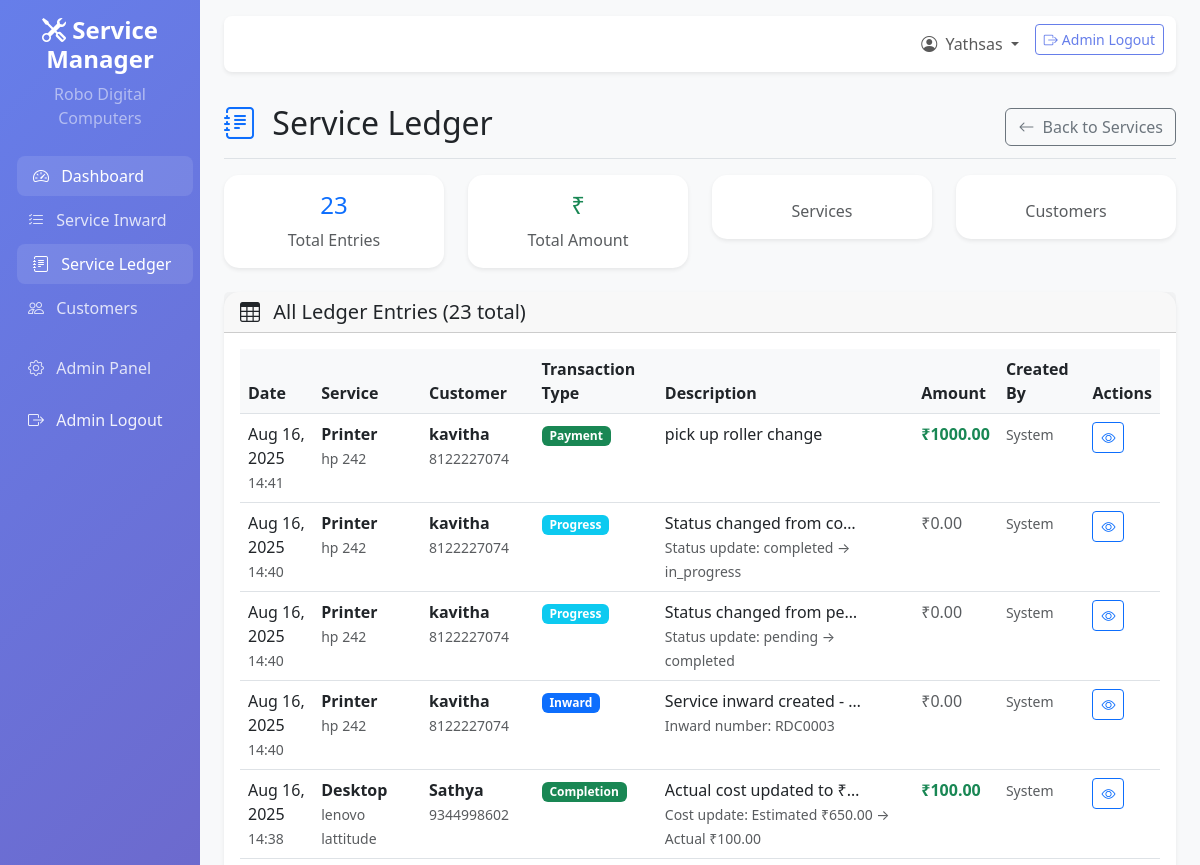
The app's page /services/ledger/ (signed in, upper part), older data.
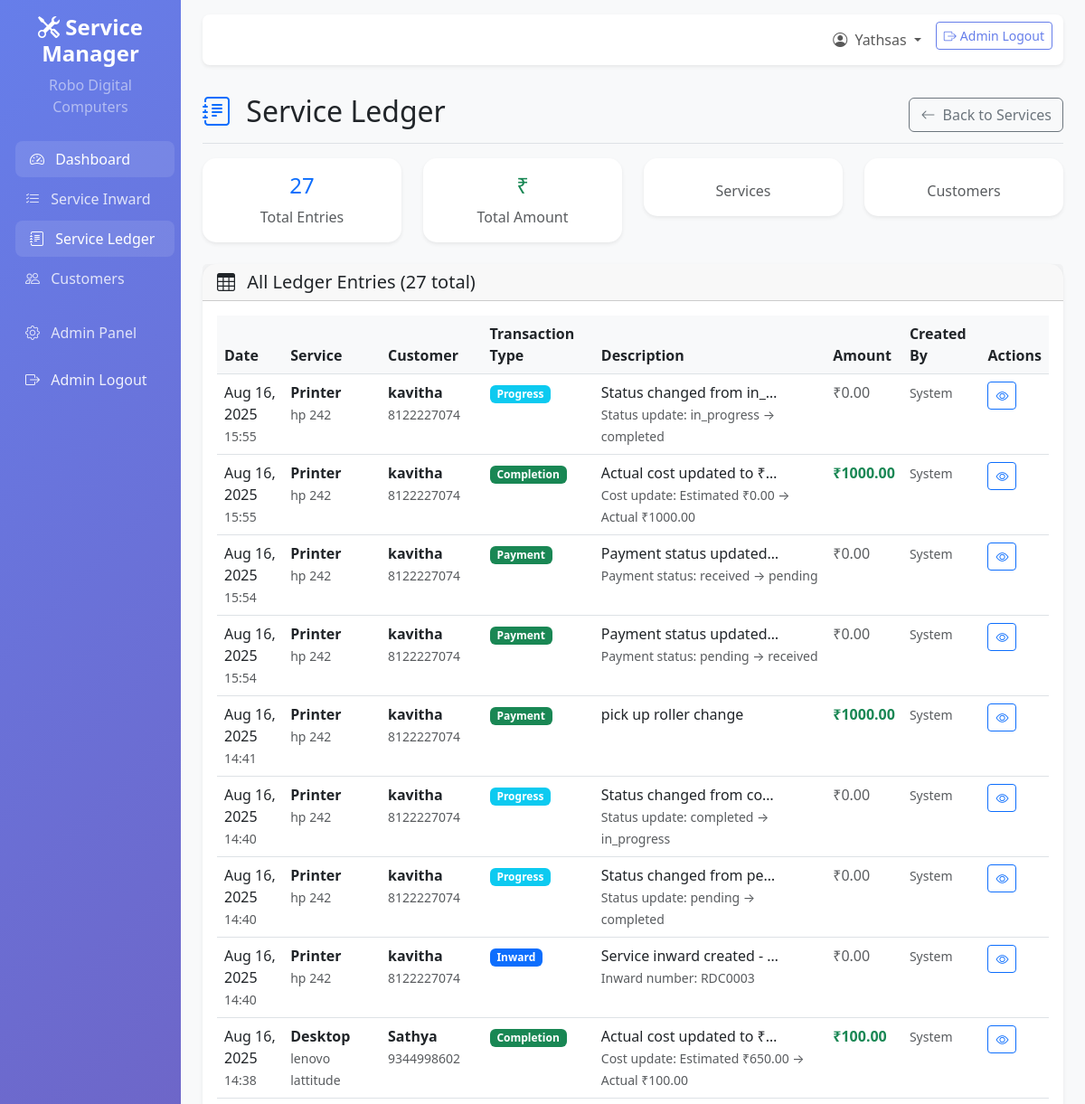
The same page, newer data.
### services/models.py (models this page shows, shortened)
class ServiceLedger(models.Model):
    TRANSACTION_TYPES = [
        ('inward', 'Service Inward'),
        ('progress', 'Work Progress'),
        ('completion', 'Service Completion'),
        ('delivery', 'Service Delivery'),
        ('payment', 'Payment'),
    ]
    service_item = models.ForeignKey(ServiceItem, on_delete=models.CASCADE, related_name='ledger_entries')
    transaction_type = models.CharField(max_length=20, choices=TRANSACTION_TYPES)
    description = models.TextField()
    amount = models.DecimalField(max_digits=10, decimal_places=2, default=0.00)
    date = models.DateTimeField(auto_now_add=True)
    notes = models.TextField(blank=True, null=True)
    created_by = models.CharField(max_length=100, default='System')
    class Meta:
        ordering = ['-date']

class ServiceItem(models.Model):
    DEVICE_TYPES = [
        ('laptop', 'Laptop'),
        ('desktop', 'Desktop'),
        ('printer', 'Printer'),
    ]
    STATUS_CHOICES = [
        ('pending', 'Pending'),
        ('in_progress', 'In Progress'),
        ('completed', 'Completed'),
        ('delivered', 'Delivered'),
        ('cancelled', 'Cancelled'),
    ]
    PAYMENT_STATUS_CHOICES = [
        ('pending', 'Payment Pending'),
        ('received', 'Payment Received'),
        ('partial', 'Partial Payment'),
    ]
    customer = models.ForeignKey(Customer, on_delete=models.CASCADE, related_name='service_items')
    device_type = models.CharField(max_length=20, choices=DEVICE_TYPES)
    brand = models.CharField(max_length=100)
    model = models.CharField(max_length=100)
    serial_number = models.CharField(max_length=100, blank=True, null=True)
    problem_description = models.TextField()
    accessories_received = models.TextField(blank=True, null=True)
    estimated_cost = models.DecimalField(max_digits=10, decimal_places=2, default=0.00)
    actual_cost = models.DecimalField(max_digits=10, decimal_places=2, default=0.00)
    status = models.CharField(max_length=20, choices=STATUS_CHOICES, default='pending')
    payment_status = models.CharField(max_length=20, choices=PAYMENT_STATUS_CHOICES, default='pending')
    received_date = models.DateTimeField(auto_now_add=True)
    completed_date = models.DateTimeField(blank=True, null=True)
    delivered_date = models.DateTimeField(blank=True, null=True)
    technician_notes = models.TextField(blank=True, null=True)
    problem_resolved = models.TextField(blank=True, null=True, help_text="Description of how the problem was resolved")
    created_at = models.DateTimeField(auto_now_add=True)
    updated_at = models.DateTimeField(auto_now=True)
    class Meta:
        ordering = ['-received_date']

class Customer(models.Model):
    name = models.CharField(max_length=200)
    phone = models.CharField(max_length=15)
    email = models.EmailField(blank=True, null=True)
    address = models.TextField()
    created_at = models.DateTimeField(auto_now_add=True)
    updated_at = models.DateTimeField(auto_now=True)
    class Meta:
        ordering = ['-created_at']

### services/views.py (the view)
# urls.py: path('ledger/', views.service_ledger, name='service_ledger'),
@login_required
def service_ledger(request, service_id=None):
    if service_id:
        service_item = get_object_or_404(ServiceItem, id=service_id)
        ledger_entries = ServiceLedger.objects.filter(service_item=service_item).order_by('-date')
        expenses = ServiceExpense.objects.filter(service_item=service_item).order_by('-date')
        total_ledger_amount = ledger_entries.aggregate(total=Sum('amount'))['total'] or 0
        total_expenses = expenses.aggregate(total=Sum('amount'))['total'] or 0
        context = {
            'service_item': service_item,
            'ledger_entries': ledger_entries,
            'expenses': expenses,
            'total_ledger_amount': total_ledger_amount,
            'total_expenses': total_expenses,
        }
        return render(request, 'services/service_ledger_detail.html', context)
    else:
        ledger_entries = ServiceLedger.objects.select_related('service_item__customer').order_by('-date')
        paginator = Paginator(ledger_entries, 50)
        page_number = request.GET.get('page')
        page_obj = paginator.get_page(page_number)
        context = {
            'page_obj': page_obj,
        }
        return render(request, 'services/service_ledger.html', context)

### templates/services/service_ledger.html (shortened to what the changed rows need)
{% extends 'base.html' %}
{% block content %}
<div class="d-flex justify-content-between flex-wrap flex-md-nowrap align-items-center pt-3 pb-2 mb-3 border-bottom">
    <h1 class="h2">
        <i class="bi bi-journal-text text-primary me-2"></i>
        Service Ledger
    </h1>
</div>
<div class="row mb-4">
    <div class="col-md-3">
        <div class="card text-center">
            <div class="card-body">
                <h4 class="text-primary">{{ page_obj.paginator.count }}</h4>
                <p class="text-muted mb-0">Total Entries</p>
            </div>
        </div>
    </div>
</div>
<div class="card">
    <div class="card-header">
        <h5 class="card-title mb-0">
            <i class="bi bi-table me-2"></i>
            All Ledger Entries ({{ page_obj.paginator.count }} total)
        </h5>
    </div>
    <div class="card-body">
        {% if page_obj %}
            <div class="table-responsive">
                <table class="table table-hover">
                    <thead>
                        <tr>
                            <th>Date</th>
                            <th>Service</th>
                            <th>Customer</th>
                            <th>Transaction Type</th>
                            <th>Description</th>
                            <th>Amount</th>
                            <th>Created By</th>
                            <th>Actions</th>
                        </tr>
                    </thead>
                    <tbody>
                        {% for entry in page_obj %}
                        <tr>
                            <td>
                                <div>
                                    {{ entry.date|date:"M d, Y" }}
                                    <br>
                                    <small class="text-muted">{{ entry.date|date:"H:i" }}</small>
                                </div>
                            </td>
                            <td>
                                <div>
                                    <strong>{{ entry.service_item.device_type|title }}</strong>
                                    <br>
                                    <small class="text-muted">{{ entry.service_item.brand }} {{ entry.service_item.model }}</small>
                                </div>
                            </td>
                            <td>
                                <div>
                                    <strong>{{ entry.service_item.customer.name }}</strong>
                                    <br>
                                    <small class="text-muted">{{ entry.service_item.customer.phone }}</small>
                                </div>
                            </td>
                            <td>
                                {% if entry.transaction_type == 'inward' %}
                                    <span class="badge bg-primary">Inward</span>
                                {% elif entry.transaction_type == 'progress' %}
                                    <span class="badge bg-info">Progress</span>
                                {% elif entry.transaction_type == 'completion' %}
                                    <span class="badge bg-success">Completion</span>
                                {% elif entry.transaction_type == 'delivery' %}
                                    <span class="badge bg-warning">Delivery</span>
                                {% elif entry.transaction_type == 'payment' %}
                                    <span class="badge bg-success">Payment</span>
                                {% else %}
                                    <span class="badge bg-secondary">{{ entry.transaction_type|title }}</span>
                                {% endif %}
                            </td>
                            <td>
                                <div class="text-truncate" style="max-width: 200px;" title="{{ entry.description }}">
                                    {{ entry.description|truncatechars:100 }}
                                </div>
                                {% if entry.notes %}
                                    <small class="text-muted">{{ entry.notes|truncatechars:50 }}</small>
                                {% endif %}
                            </td>
                            <td>
                                {% if entry.amount > 0 %}
                                    <span class="text-success fw-bold">₹{{ entry.amount|floatformat:2 }}</span>
                                {% else %}
                                    <span class="text-muted">₹0.00</span>
                                {% endif %}
                            </td>
                            <td>
                                <small class="text-muted">{{ entry.created_by }}</small>
                            </td>
                            <td>
                                <a href="{% url 'services:service_ledger_detail' entry.service_item.id %}"
                                   class="btn btn-sm btn-outline-primary" title="View Service Details">
                                    <i class="bi bi-eye"></i>
                                </a>
                            </td>
                        </tr>
                        {% endfor %}
                    </tbody>
                </table>
            </div>
        {% endif %}
    </div>
</div>
{% endblock %}

Row changes from the older to the newer data that the page shows:
added ServiceLedger: date "Aug 16, 2025", date "15:55", service_item.device_type "Printer", service_item.brand "hp", service_item.model "242", service_item.customer.name "kavitha", service_item.customer.phone "8122227074", transaction_type "Progress", description "Status changed from in_…", notes "Status update: in_progress → completed", amount "₹0.00", created_by "System"
added ServiceLedger: date "Aug 16, 2025", date "15:55", service_item.device_type "Printer", service_item.brand "hp", service_item.model "242", service_item.customer.name "kavitha", service_item.customer.phone "8122227074", transaction_type "Completion", description "Actual cost updated to ₹…", notes "Cost update: Estimated ₹0.00 → Actual ₹1000.00", amount "1000.00", created_by "System"
added ServiceLedger: date "Aug 16, 2025", date "15:54", service_item.device_type "Printer", service_item.brand "hp", service_item.model "242", service_item.customer.name "kavitha", service_item.customer.phone "8122227074", transaction_type "Payment", description "Payment status updated…", notes "Payment status: received → pending", amount "₹0.00", created_by "System"
added ServiceLedger: date "Aug 16, 2025", date "15:54", service_item.device_type "Printer", service_item.brand "hp", service_item.model "242", service_item.customer.name "kavitha", service_item.customer.phone "8122227074", transaction_type "Payment", description "Payment status updated…", notes "Payment status: pending → received", amount "₹0.00", created_by "System"
Text that changed along with them:
{{ page_obj.paginator.count }}: "23" → "27"
